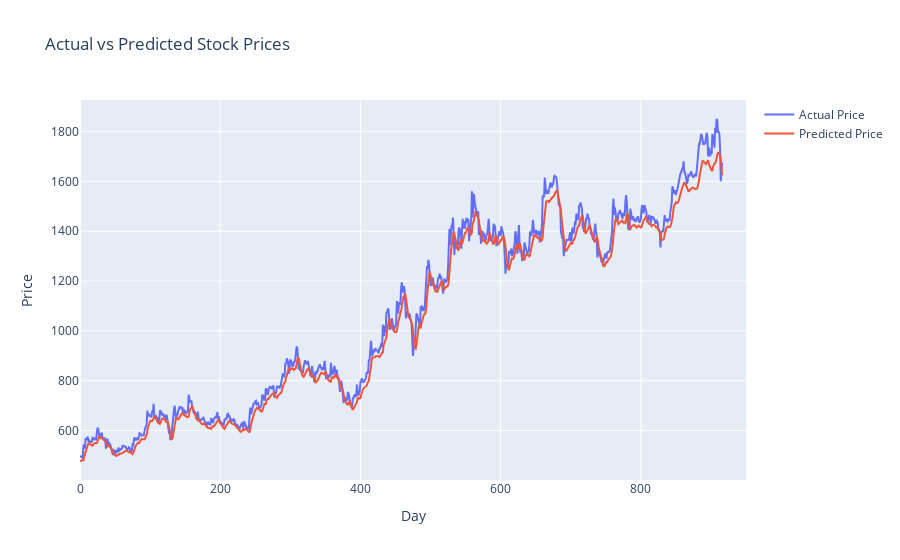

The notebook cell this image was saved under:
### Code cell
# 2. Visualisasi Hasil Prediksi vs Nilai Aktual
fig = go.Figure()
fig.add_trace(go.Scatter( y=new_y_test, mode='lines', name='Actual Price'))
fig.add_trace(go.Scatter( y=test_predictions, mode='lines', name='Predicted Price'))
fig.update_layout(
    title='Actual vs Predicted Stock Prices', 
    xaxis_title='Day', 
    yaxis_title='Price',
    xaxis_range=[0, 950],
)
fig.show()

### Figure 1 — Plotly figure (JSON) as saved in the notebook; plotly's stock layout.template omitted (floating-point values rounded to 4 significant figures; data arrays with more than 128 entries replaced by an {"elided": "..."} marker saying what was removed)
{"data": [{"mode": "lines", "name": "Actual Price", "type": "scatter", "y": {"elided": "917 float values"}}, {"mode": "lines", "name": "Predicted Price", "type": "scatter", "y": {"elided": "917 float values"}}], "layout": {"title": {"text": "Actual vs Predicted Stock Prices"}, "xaxis": {"range": [0, 950], "title": {"text": "Day"}}, "yaxis": {"title": {"text": "Price"}}}}
